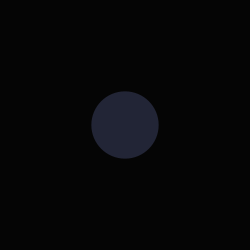
Frame 1 (no input)
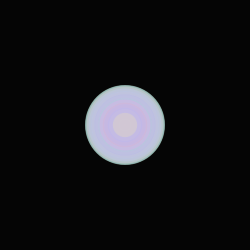
Frame 60 (the mouse pressed at the canvas centre just before this capture)
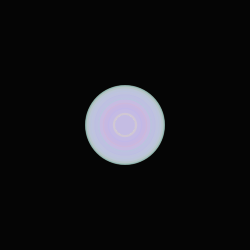
Frame 120 (the mouse held since frame 60 and released just before this capture)

The Processing sketch that drew these frames (run headless with seeded random() and noise(); from frame 60 on, the mouse is pressed at the canvas centre):

// Processing sketch: processing_126327
// ── processing_126327.pde

int counter;

void setup() {  //setup function called initially, only once
  size(250, 250);
  background(5);  //set background white
  colorMode(HSB);   //set colors to Hue, Saturation, Brightness mode
  counter = 0;
}

void draw() {  //draw function loops 
  counter++;
  noStroke();
  fill(random(255),100,255,50);
  
  if(mousePressed == true) { //add some interaction
    ellipse(mouseX, mouseY, 20, 20);
  }
  else {
    ellipse(width/2, height/2, 80*sin(counter), 80*sin(counter));
  }
}
